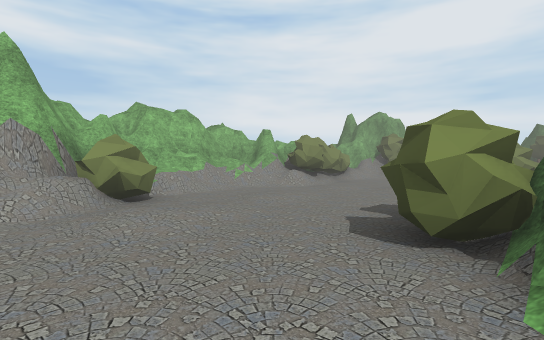
View 1 (above)

17 first-person views from a walk through a Unity game level. The camera is 1.2 m above the floor, tilts 2° down and sees 85° across. The floor is counted in squares, 2 m on a side. Each view is taken from the middle of a square. On the plan, view 1 faces up. The plan holds only what a view shows up to about 9 squares ahead; the rest is blank. The place goes on beyond the plan. Some animated figures are left out. Some surface patterns are stand-ins.

View 2
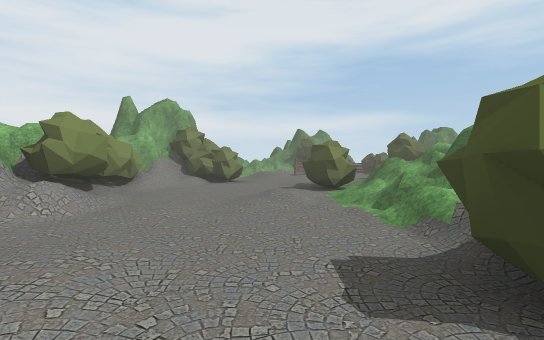

View 3
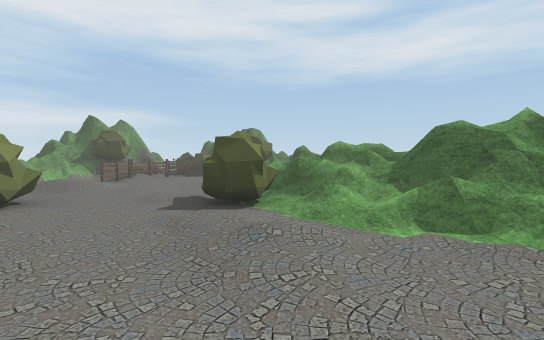

View 4
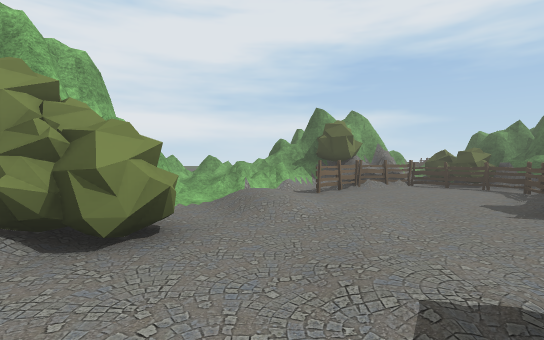

View 5
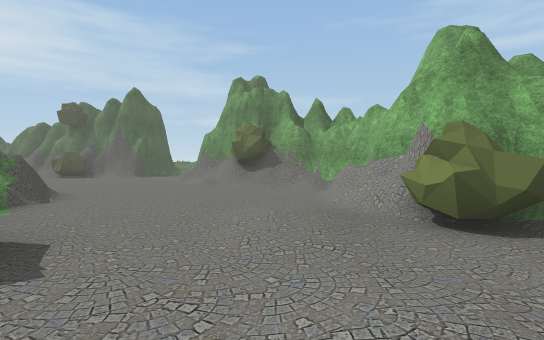

View 6
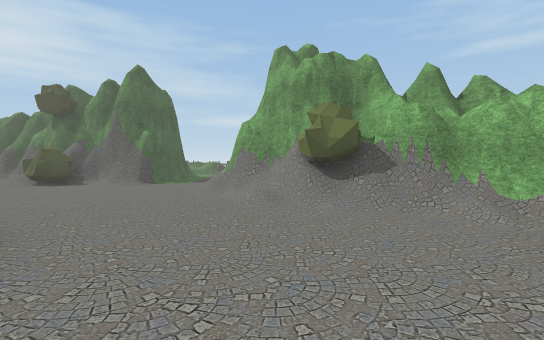

View 7
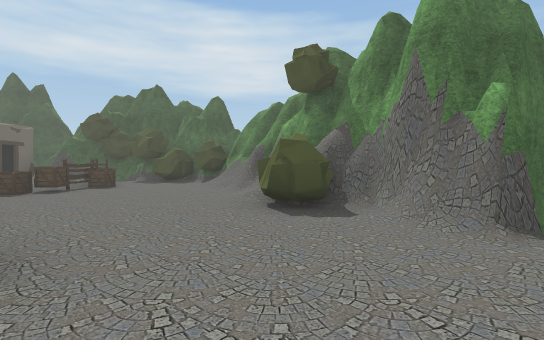

View 8
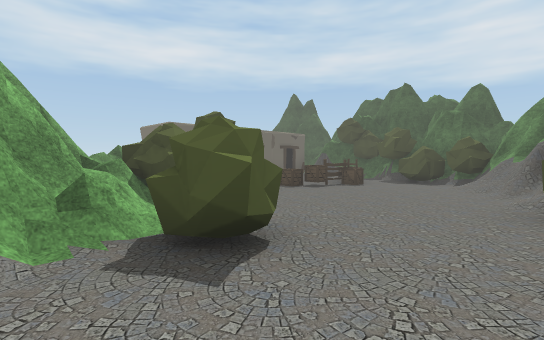

View 9
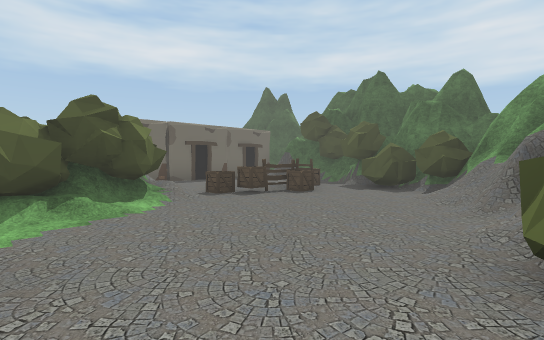

View 10
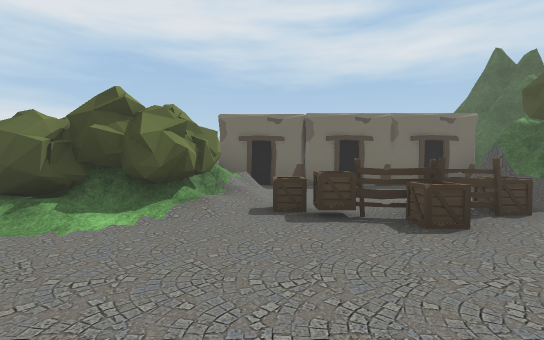

View 11
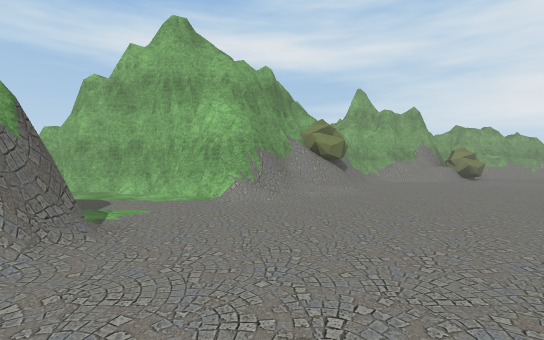

View 12
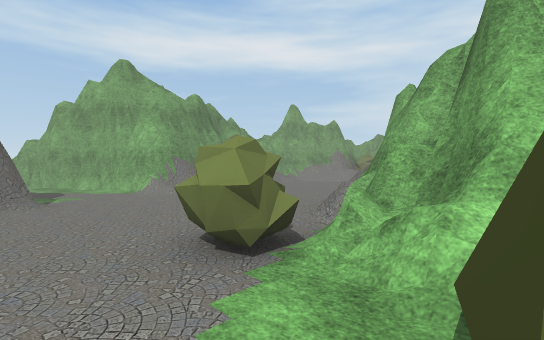

View 13
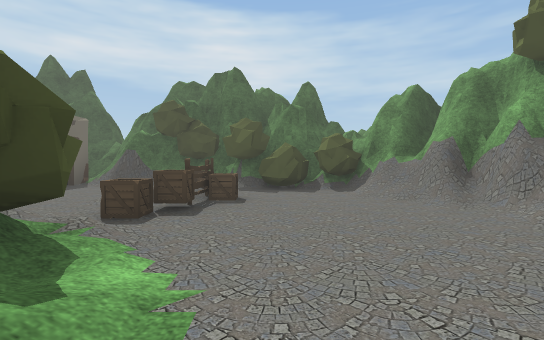

View 14
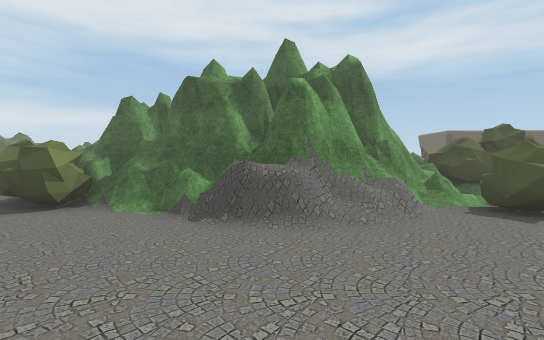

View 15
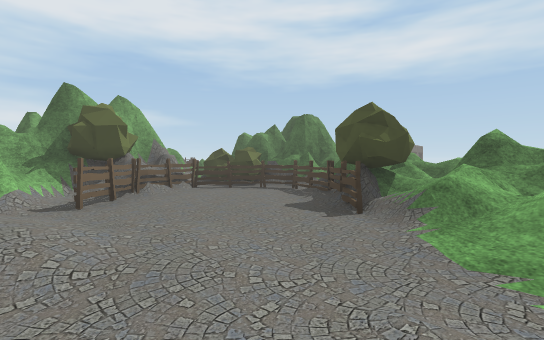

View 16
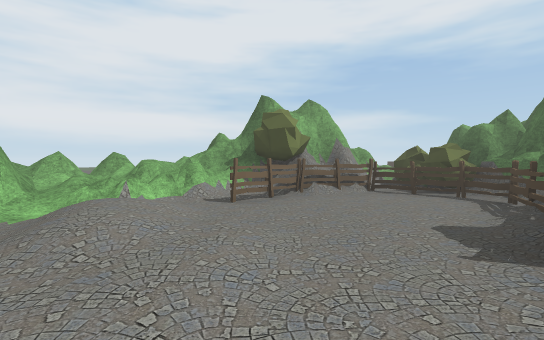

View 17
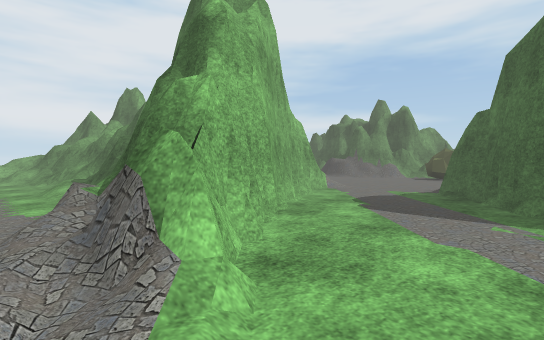

### Floor plan
Key: @ floor where view 1 was taken; # wall or solid block; . main floor; : floor 0.25 m higher than the main floor; / step, stairs or slope; = window, fence, low wall or low ledge; B bush; C crate; F fence; O other object.
Columns run from 9 left of view 1 to 14 right of it. Each row starts with its distance up from view 1.
 13                 ===##
 12             #########
 11             #####==B##
 10            B/BB//.OOO#B
  9          ##B/..//....BB#
  8        ###B..........###
  7        ##//...B.//BBO=#
  6       ##/...//BB//BB  #
  5       #B....//===/===
  4  ##  ##B....###=#
  3 //####=.:..B##
  2 ./=###....B##
  1 ./####..../#
  0 ./####/..@##
 -1 ./#  #/...##
 -2 ./#  #/...##
 -3 ./####/...=###
 -4 .###......B==#
 -5 /#/.........BB==
 -6 //....#.....:B##
 -7 ....####B.../BB=#
 -8        ##....C. #
 -9        ##/.FC.. #
-10        ##/..F..#
-11        ###BBCO #
-12        #####BB##
-13         #######  #
-14         #        #

Where each view was taken, in squares from view 1:
view 1: 0 up, 0 right, facing up
view 2: 3 up, 0 right, facing up-right
view 3: 6 up, 1 right, facing right
view 4: 7 up, 4 right, facing up-right
view 5: 5 up, 1 right, facing down-left
view 6: 2 up, 0 right, facing down-left
view 7: 3 down, 1 left, facing down
view 8: 3 down, 1 left, facing down-right
view 9: 5 down, 1 left, facing down-right
view 10: 8 down, 0 right, facing right
view 11: 6 down, 0 right, facing up-left
view 12: 6 down, 3 right, facing up-left
view 13: 5 down, 2 right, facing down
view 14: 1 down, 3 left, facing right
view 15: 8 up, 5 right, facing right
view 16: 7 up, 6 right, facing up-right
view 17: 7 down, 9 left, facing up-right
